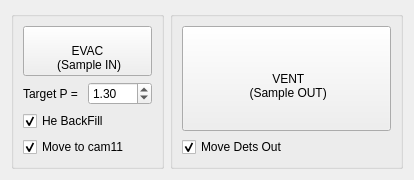
                <widget class="QWidget" name="tab_6">
                 <attribute name="title">
                  <string>Auto</string>
                 </attribute>
                 <layout class="QGridLayout" name="gridLayout_105">
                  <item row="0" column="2" rowspan="2">
                   <widget class="QGroupBox" name="groupBox_29">
                    <property name="title">
                     <string/>
                    </property>
                    <layout class="QGridLayout" name="gridLayout_103">
                     <item row="1" column="0">
                      <widget class="QCheckBox" name="cb_sample_ex_det_out">
                       <property name="text">
                        <string>Move Dets Out</string>
                       </property>
                       <property name="checked">
                        <bool>true</bool>
                       </property>
                      </widget>
                     </item>
                     <item row="0" column="0">
                      <widget class="QPushButton" name="pb_start_vent">
                       <property name="enabled">
                        <bool>true</bool>
                       </property>
                       <property name="sizePolicy">
                        <sizepolicy hsizetype="Preferred" vsizetype="Preferred">
                         <horstretch>0</horstretch>
                         <verstretch>0</verstretch>
                        </sizepolicy>
                       </property>
                       <property name="toolTip">
                        <string>Status of all the motors and valves will be checked</string>
                       </property>
                       <property name="styleSheet">
                        <string notr="true"/>
                       </property>
                       <property name="text">
                        <string>       
 VENT   
                   (Sample OUT)                  </string>
                       </property>
                      </widget>
                     </item>
                    </layout>
                   </widget>
                  </item>
                  <item row="0" column="0" rowspan="2" colspan="2">
                   <widget class="QGroupBox" name="groupBox_22">
                    <property name="title">
                     <string/>
                    </property>
                    <layout class="QGridLayout" name="gridLayout_88">
                     <item row="1" column="0">
                      <layout class="QGridLayout" name="gridLayout_68">
                       <item row="0" column="0">
                        <widget class="QLabel" name="label_71">
                         <property name="sizePolicy">
                          <sizepolicy hsizetype="Fixed" vsizetype="Preferred">
                           <horstretch>0</horstretch>
                           <verstretch>0</verstretch>
                          </sizepolicy>
                         </property>
                         <property name="text">
                          <string>Target P = </string>
                         </property>
                        </widget>
                       </item>
                       <item row="0" column="1">
                        <widget class="QDoubleSpinBox" name="dsb_target_p">
                         <property name="sizePolicy">
                          <sizepolicy hsizetype="Preferred" vsizetype="Fixed">
                           <horstretch>0</horstretch>
                           <verstretch>0</verstretch>
                          </sizepolicy>
                         </property>
                         <property name="minimum">
                          <double>0.100000000000000</double>
                         </property>
                         <property name="maximum">
                          <double>765.000000000000000</double>
                         </property>
                         <property name="singleStep">
                          <double>0.100000000000000</double>
                         </property>
                         <property name="value">
                          <double>1.300000000000000</double>
                         </property>
                        </widget>
                       </item>
                      </layout>
                     </item>
                     <item row="3" column="0">
                      <widget class="QCheckBox" name="cb_sample_ex_cam11_in">
                       <property name="text">
                        <string>Move to cam11</string>
                       </property>
                       <property name="checked">
                        <bool>true</bool>
                       </property>
                      </widget>
                     </item>
                     <item row="0" column="0">
                      <widget class="QPushButton" name="pb_start_pump">
                       <property name="enabled">
                        <bool>true</bool>
                       </property>
                       <property name="sizePolicy">
                        <sizepolicy hsizetype="Preferred" vsizetype="Preferred">
                         <horstretch>0</horstretch>
                         <verstretch>0</verstretch>
                        </sizepolicy>
                       </property>
                       <property name="toolTip">
                        <string>Starts the pumping protocol. Status of all the valves will be checked </string>
                       </property>
                       <property name="styleSheet">
                        <string notr="true"/>
                       </property>
                       <property name="text">
                        <string>     
EVAC   
 (Sample IN)</string>
                       </property>
                      </widget>
                     </item>
                     <item row="2" column="0">
                      <widget class="QCheckBox" name="cb_he_backfill_bool">
                       <property name="text">
                        <string>He BackFill</string>
                       </property>
                       <property name="checked">
                        <bool>true</bool>
                       </property>
                      </widget>
                     </item>
                    </layout>
                   </widget>
                  </item>
                 </layout>
                </widget>
